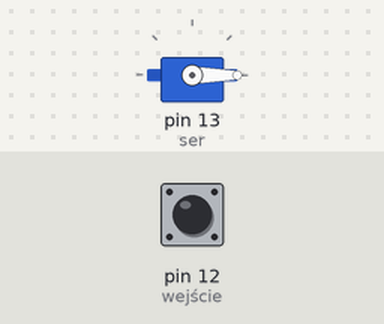
The sketch below on a simulated Arduino Uno, built with avr-gcc and run on an emulated ATmega328P. Parts: servo. The inputs (shaded band) are chosen by the test bench; at power-on: pin 12 (wejście) HIGH.

Above: at 1.2 s.
1.3 s: pin 12 (wejście) pulled LOW for 0.15 s
At 2.0 s:
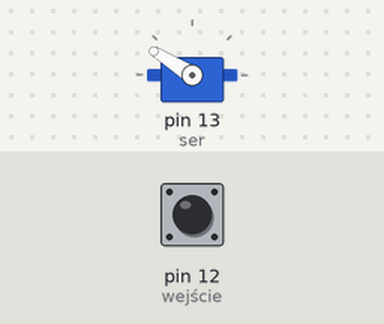
4.4 s: pin 12 (wejście) pulled LOW for 1 s
At 5.3 s:
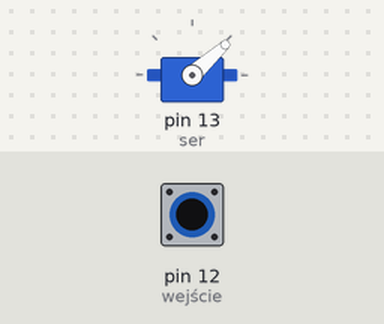
7.4 s: pin 12 (wejście) pulled LOW for 3.2 s
13.6 s: pin 12 (wejście) pulled LOW for 0.15 s
At 13.75 s:
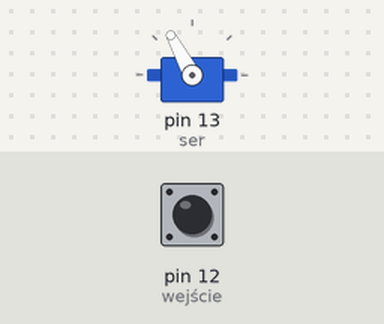
16.7 s: pin 12 (wejście) pulsed LOW 2 times (0.12 s each, 0.3 s apart)
Timing chart, 0 to 20.7 s (numbered marks = the images above; inputs shaded):
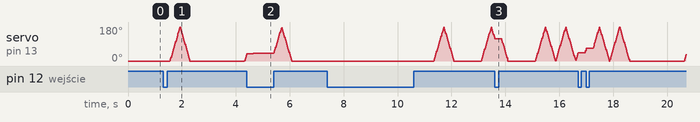

The sketch:

zadanie2.ino
```cpp
// Zadanie 2
// Wycieraczka: poruszanie serwem po naciśnięciu 1 przycisku w różny sposób. Potrzebne są: 5 kabli, przycisk, serwo

#include <Servo.h>

Servo ser;			// nazywamy serwo

int button;			// zmienna do odczytu przycisku (czytaj BUT-TON)
int tryb;			// tryb działania wycieraczki
int i = 0;			// pozycja serwa

void setup(){
  pinMode(12,INPUT_PULLUP);	// wejście (przycisk) - podłączenie na dwa kable: drugi do masy
  ser.attach(13);		// serwo
  ser.write(0);			// ustawiamy pozycję
}

void loop(){  			// wywołujemy 2 funkcje:
  but();			// sprawdzanie przycisku
  tryby();			// odpalenie wycierania
}

void but(){			// sprawdzamy czy przycisk został wciśnięty
  button = digitalRead(12);
  if(button == LOW){		// jeżeli go naciśniemy
    tryb++;			// zwiększamy numer trybu
    delay(250);			// i zapobiegamy drganiu przycisku
  }
  if (tryb == 4){		// jeżeli naciśniemy 4 razy
    tryb = 0;			// wracamy do stanu wyłączonego
  }
}

void tryby(){			// tryby wycierania (pracy serwa)
  if (tryb ==1){		// 2 sekundy przerwy
    wycieracz(2000);		// wywołujemy funkcję do zmiany pozycji (wycierania)
  }
  if (tryb ==2){		// 1 sekunda przerwy
    wycieracz(1000);
  }
  if (tryb ==3){		// full auto
    wycieracz(1);
  }
}

void wycieracz(int czas){  	// funkcja zmiany położenia serwa (wprowadzamy do niej czas)
  for(i = 0; i < 180;i++){	// obrót
    ser.write(i);
    delay(2);			// czekamy na obrót serwa
    but();    			// sprawdzamy stan przycisku (to ważne)
  }
  for(i = 179; i>=0;i--){	// obrót w drugą stronę
    ser.write(i);
    delay(2);
    but();
  }
  for(int j = 0; j<czas; j++){	// przerwa w działaniu (tryb 1 i 2)
    delay(1);			// co milisekundę sprawdza czy przycisk jest wciśnięty
    but();
  }
}
```
